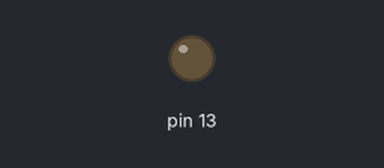
The sketch below on a simulated Arduino Uno, built with avr-gcc and run on an emulated ATmega328P. Parts: output pins drawn as LEDs (lit = HIGH). What the sketch prints to the serial monitor is not drawn.

Above: at 0.14 s.
At 32.93 s:
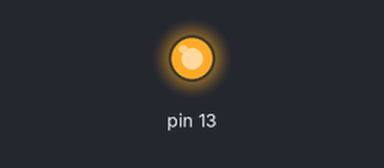
Timing chart, 0 to 40.0 s (numbered marks = the images above):
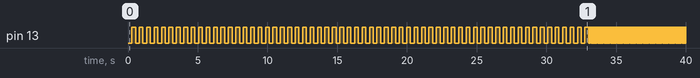

Measured:
- by itself, pin 13: goes 61 × (HIGH 0.27 s, LOW 0.27 s), HIGH 0.27 s, 104 × (LOW 0.03 s, HIGH 0.03 s), LOW 0.03 s, then HIGH

The sketch:

serialtester.ino
```cpp
int lastpin = 0;
int pinstate = 0;

void setup() {
  pinMode(13, OUTPUT);
  Serial.begin(19200);
}

void loop() {
  if(millis() - lastpin > 250) {
    if(pinstate == 1) {
      digitalWrite(13, LOW);
      pinstate = 0;
    }
    else {
      digitalWrite(13, HIGH);
      pinstate = 1;
    }

    lastpin = millis();
  }

  int nbars = 64;
  int inc = 1000 / nbars;
  for(int i = 0; i < nbars; i++) {
    double v = sin((millis() + i * inc)/ 150.0);
    int x = (int) (((v + 1.0) / 2.0) * 255.0);
    Serial.write(x);
  }
  delay(8);
}
```
